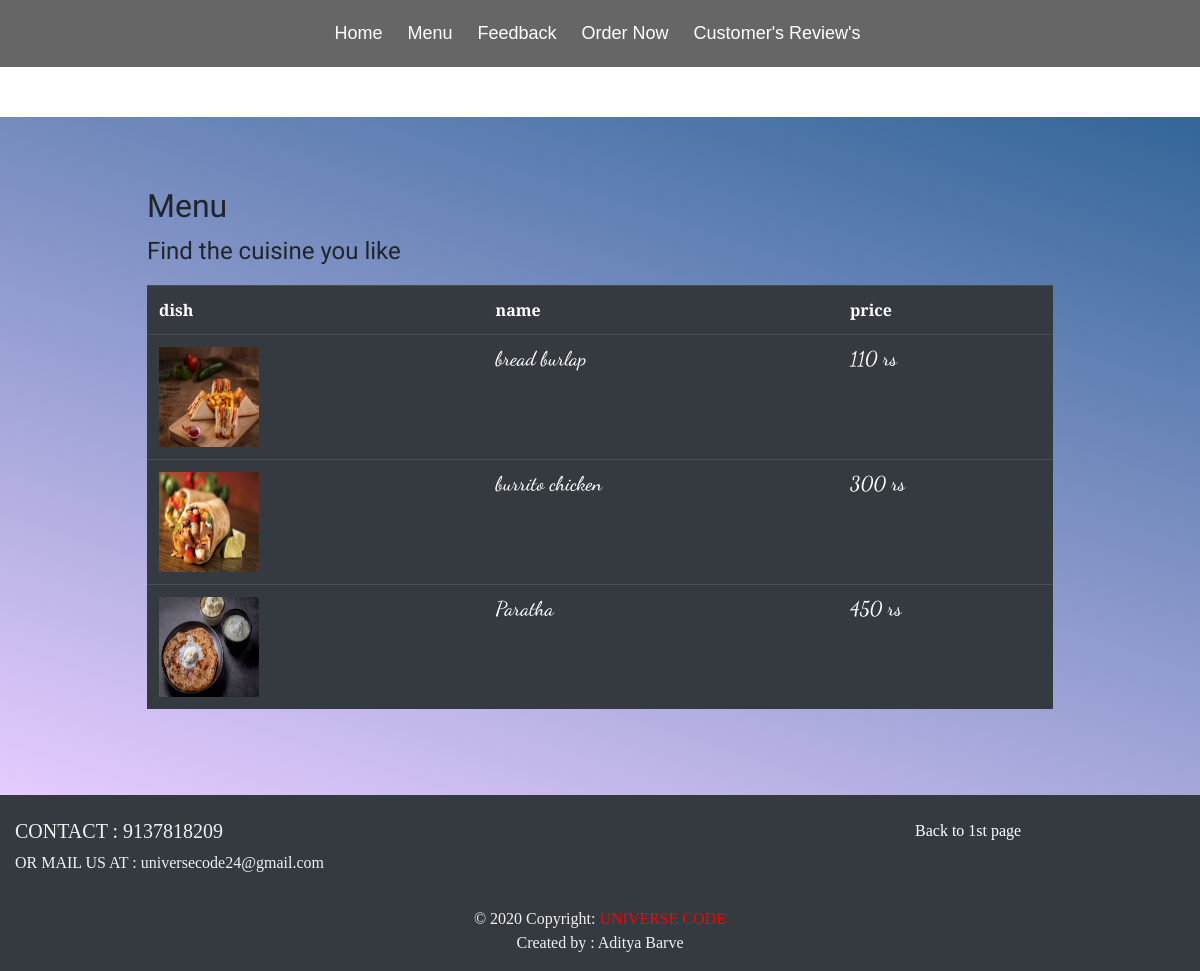
Screenshot of /snack.php with the database file from the repository.
### tables this page shows
CREATE TABLE `menu` (
  `ID` int(11) NOT NULL,
  `IMAGENAME` mediumtext NOT NULL,
  `IMAGEPATH` mediumtext NOT NULL,
  `NAME` mediumtext NOT NULL,
  `COST` bigint(20) NOT NULL,
  `TYPE` mediumtext NOT NULL
);

### snack.php (the view, shortened to what this page needs)
<!DOCTYPE html>
<html lang="en">
<head>
  <link rel="stylesheet" href="https://maxcdn.bootstrapcdn.com/bootstrap/4.4.1/css/bootstrap.min.css">
    <link rel="stylesheet" type="text/css" href="bootstrap/css/style.css">
</head>
<body data-spy="scroll" data-target=".navbar" data-offset="50">
<nav class="nav">
	<a href="index.html#home" class="navtxt"><span class="icons fa fa-home"></span>Home</a>
	<a href="index.html#menu" class="navtxt"><span class="icons fa fa-cutlery"></span>Menu</a>
	<a href="index.html#feedback" class="navtxt"><span class="icons fa fa-star"></span>Feedback</a>
    <a class="navtxt " href="order.php"><i class="icons fa fa-shopping-cart" aria-hidden="true"></i>Order Now</a>
    <a class="navtxt " href="php/cfsub.php"><i class="icons fa fa-comments-o" aria-hidden="true"></i>Customer's Review's</a>
</nav>
<div class="menu container-fluid" id="menu" style="padding-top:70px;padding-bottom:70px">
   <div class='container'>
  <h2 style="font-family: 'Open Sans Condensed', sans-serif; overflow-y:hidden;">Menu</h2>
  <p style="font-family: 'Redressed', cursive; font-size:24px;"class="td">Find the cuisine you like</p>
     <table class='table table-dark table-hover' style="overflow-x:scroll;">
      <tr>
        <th style="font-family: 'Cormorant Unicase', serif;">dish</th>
        <th style="font-family: 'Cormorant Unicase', serif;">name</th>
        <th style="font-family: 'Cormorant Unicase', serif;">price</th>
      </tr><?php
    include 'config.php';
      $querry1 = "SELECT * FROM menu WHERE TYPE = 'SNACK'";
        $querry2 = mysqli_query($link,$querry1);
        while($querry3 = mysqli_fetch_assoc($querry2)){
?>
      <?php
        echo "
            <tr>
            <td> <img src= '".$querry3['IMAGEPATH']."' height = '100px' width = '100px' /> </td>
            <td class='td'><h5>".$querry3['NAME']."</h5></td>
            <td class='td'><h5>".$querry3['COST']." rs</h5></td>
            </tr>
             ";
        ?>
          <?php
        }
    ?></table></div>
    </div>
    <footer class="page-footer font-small blue pt-4 bg-dark navbar-dark" style="font-family: 'Cormorant Garamond', serif;">
  <div class="container-fluid text-center text-md-left">
    <div class="row">
      <div class="col-md-6 mt-md-0 mt-3">
        <h5 class="text-uppercase" style="color:#f1f1f1">CONTACT : 9137818209</h5>
        <p  style="color:#f1f1f1">OR MAIL US AT : universecode24@gmail.com</p>
      </div>
      <div class="col-md-3 mb-md-0 mb-3">
      </div>
      <div class="col-md-3 mb-md-0 mb-3">
        <ul class="list-unstyled">
          <li>
            <a href="index.html" style="color:white">Back to 1st page</a>
          </li>
        </ul>
      </div>
    </div>
  </div>
  <div class="footer-copyright text-center py-3"  style="color:#f1f1f1">© 2020 Copyright:
    <a href="http://universecode.ml" style="color:red"> UNIVERSE CODE</a><br>Created by : Aditya Barve
  </div>
</footer>
</body>
</html>

### style.css (style rules this page uses)
* { margin: 0; padding: 0; flex-wrap: wrap; }
nav { display: flex; justify-content: center; align-items: center; width: 100%; height: 30%; background-color: #666666; padding: 10px 10px 10px 10px; }
.navtxt { text-decoration: none; color: white; padding: 10px 10px; font-family: 'Yusei Magic', sans-serif; font-size: 18px; }
.icons { padding-right: 5px; }
.menu { margin-top: 50px; position: relative; animation: mymove 10s; }
:root { --light: #ffffff; --sky: #7f9cf5; --purple: #97266d; --dark: #81899b; }
.container { max-width: 80%; margin: 0 auto; }

### snack.php (style rules this page uses)
table { width:100vw; }
.td { font-family: 'Dancing Script', cursive; }
.menu { background-image: linear-gradient(198deg, #336699, #e6ccff); }
nav { display: flex; justify-content: center; align-items: center; width: 100%; height: 30%; background-color: #666666; padding: 10px 10px 10px 10px; }
.navtxt { text-decoration: none; color: white; padding: 10px 10px; font-family: 'Yusei Magic', sans-serif; font-size: 18px; }
.icons { padding-right: 5px; }

### rows the page displays
menu: IMAGEPATH (picture), NAME "bread burlap", COST "110"
menu: IMAGEPATH (picture), NAME "burrito chicken", COST "300"
menu: IMAGEPATH (picture), NAME "Paratha", COST "450"
